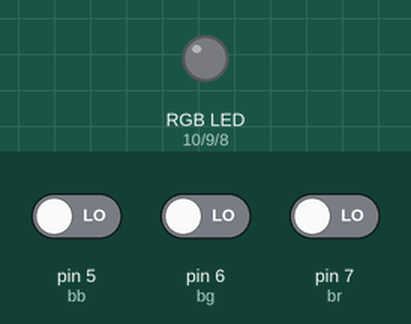
Simulated run of this sketch. Board: Arduino Uno, built with avr-gcc and run on an emulated ATmega328P. Parts: an RGB LED mixed from three pins (HIGH = lit). Inputs (shaded band) come from the test bench; at power-on: pin 5 (bb) LOW, pin 6 (bg) LOW, pin 7 (br) LOW.

Above: at 1.2 s.
1.3 s: pin 5 (bb) driven HIGH
At 2.5 s:
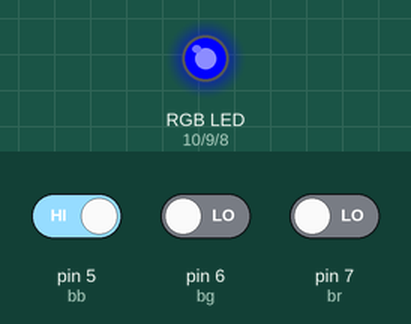
2.8 s: pin 6 (bg) driven HIGH
At 3.8 s:
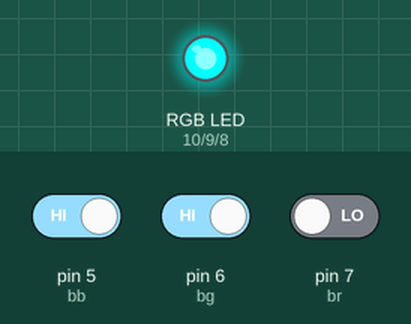
4.3 s: pin 7 (br) driven HIGH
At 5.0 s:
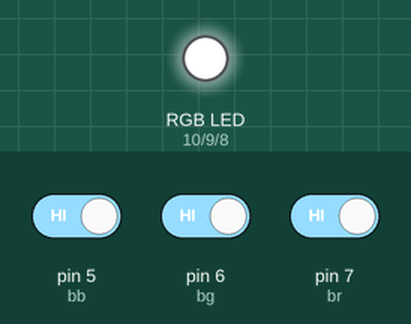
5.8 s: pin 5 (bb) driven LOW
At 6.1 s:
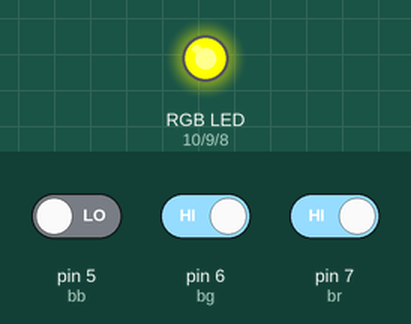
7.3 s: pin 6 (bg) driven LOW
At 8.4 s:
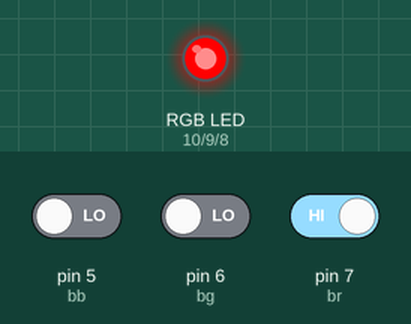
8.8 s: pin 5 (bb) driven HIGH
At 9.6 s:
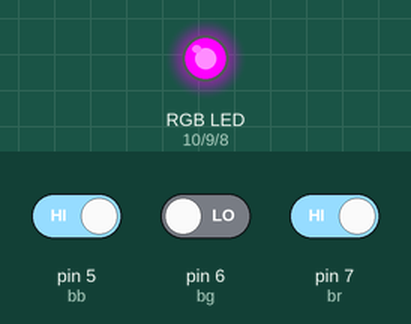
Timing chart, 0 to 11.3 s (numbered marks = the images above; inputs shaded):
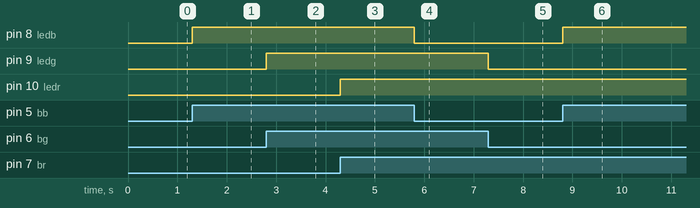

The sketch:

LED_RGBcombotoes.ino
```cpp
int br = 7;
int bg = 6;
int bb = 5;

int ledr = 10;
int ledg = 9;
int ledb = 8;


void setup() {
  // Entrada dos boteõs.
  pinMode(br, INPUT);
  pinMode(bg, INPUT);
  pinMode(bb, INPUT);
  // Saídas LED RGB;
  pinMode(ledr, OUTPUT);
  pinMode(ledg, OUTPUT);
  pinMode(ledb, OUTPUT);

}

void loop() {
  // condições p led vermelho.
  if ((digitalRead(br)) == HIGH){
    digitalWrite(ledr, HIGH);
  } else {
    digitalWrite(ledr, LOW);
  }
  // condições p led verde.

  if ((digitalRead(bg)) == HIGH){
    digitalWrite(ledg, HIGH);
  } else {
    digitalWrite(ledg, LOW);
  }
  // condições p led azul.

  if ((digitalRead(bb)) == HIGH){
    digitalWrite(ledb, HIGH);
  } else {
    digitalWrite(ledb, LOW);
  }

}
```

Measured:
- after the input at 1.3 s, pin 8 (ledb): LOW → HIGH at once
- after the input at 2.8 s, pin 9 (ledg): LOW → HIGH at once
- after the input at 4.3 s, pin 10 (ledr): LOW → HIGH at once
- after the input at 5.8 s, pin 8 (ledb): HIGH → LOW at once
- after the input at 7.3 s, pin 9 (ledg): HIGH → LOW at once
- after the input at 8.8 s, pin 8 (ledb): LOW → HIGH at once
